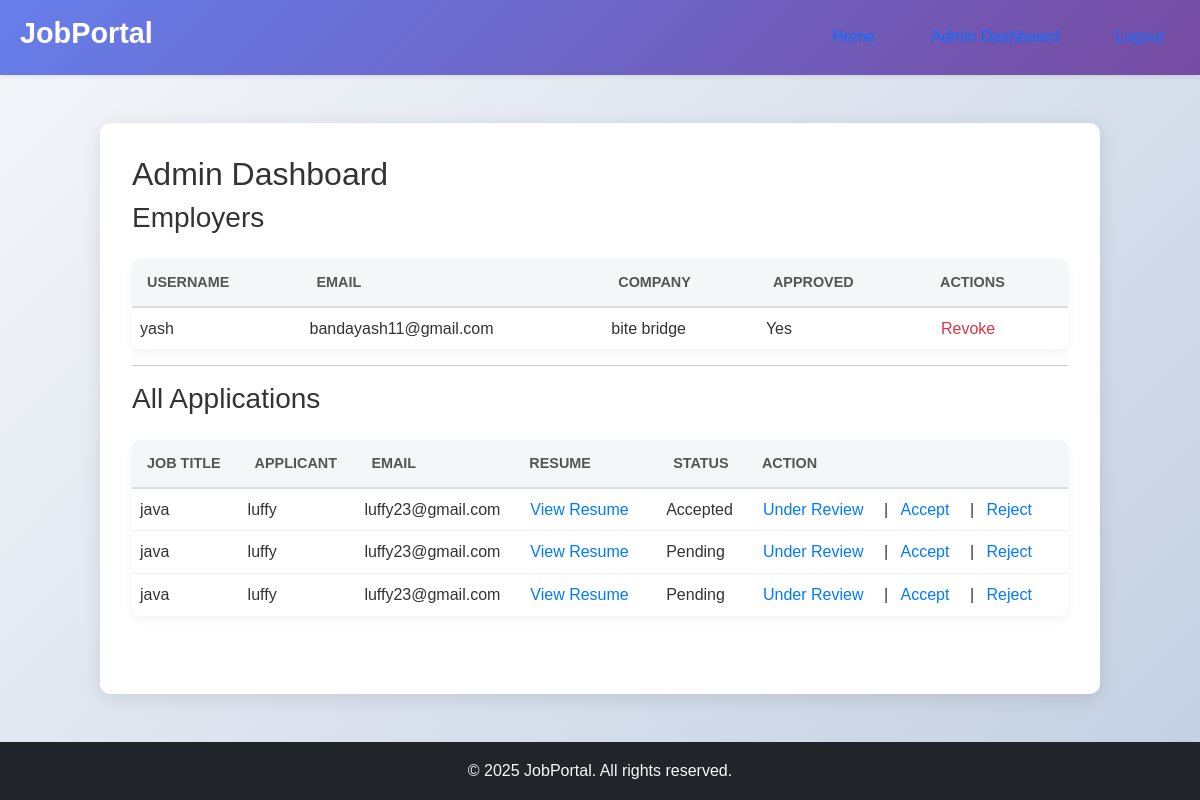
Page /admin (signed in) on the earlier database version.
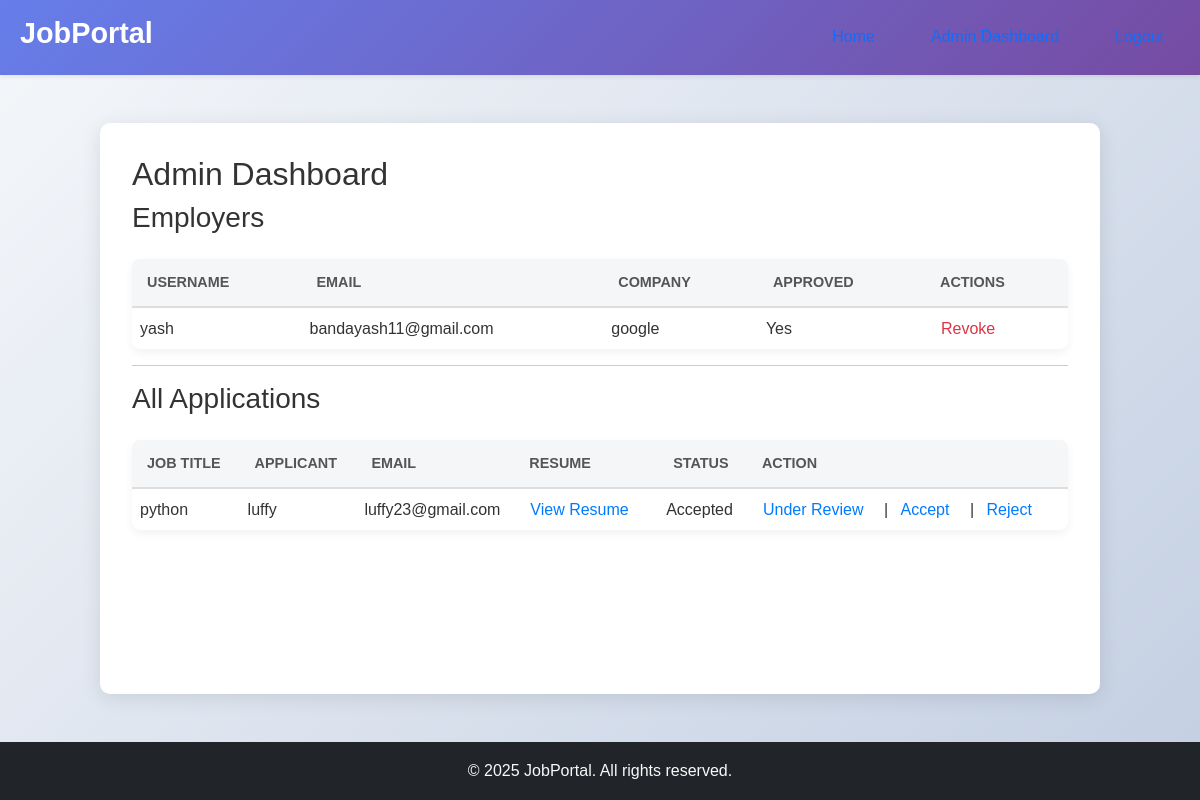
Same page on the later database version.
### app.py (models this page shows)
class User(db.Model, UserMixin):
    id = db.Column(db.Integer, primary_key=True)
    username = db.Column(db.String(100), nullable=False, unique=True)
    email = db.Column(db.String(120), nullable=False, unique=True)
    password = db.Column(db.String(200), nullable=False)
    is_employer = db.Column(db.Boolean, default=False)
    is_admin = db.Column(db.Boolean, default=False)
    is_approved = db.Column(db.Boolean, default=False)
    company = db.Column(db.String(200))  # Added for employers
    date_created = db.Column(db.DateTime, default=datetime.utcnow)

class Application(db.Model):
    id = db.Column(db.Integer, primary_key=True)
    user_id = db.Column(db.Integer, db.ForeignKey('user.id'))
    job_id = db.Column(db.Integer, db.ForeignKey('job.id'))
    resume = db.Column(db.String(200), nullable=False)  # stores file path
    status = db.Column(db.String(20), default='Under Review')
    applied_on = db.Column(db.DateTime, default=datetime.utcnow)  # ← Add this line
    job = db.relationship('Job', back_populates='applications')
    user = db.relationship('User', backref='applications')

class Job(db.Model):
    id = db.Column(db.Integer, primary_key=True)
    title = db.Column(db.String(200), nullable=False)
    description = db.Column(db.Text, nullable=False)
    salary = db.Column(db.String(100))
    location = db.Column(db.String(200))
    category = db.Column(db.String(100))
    company = db.Column(db.String(200))
    posted_by = db.Column(db.Integer, db.ForeignKey('user.id'))
    created_at = db.Column(db.DateTime, default=datetime.utcnow)
    applications = db.relationship('Application', back_populates='job', lazy=True)
    applications = db.relationship('Application', back_populates='job', lazy=True)

### app.py (the view)
@app.route('/admin')
@login_required
def admin_dashboard():
    if not current_user.is_admin:
        return redirect(url_for('index', msg="Unauthorized", type='danger'))
    employers = User.query.filter_by(is_employer=True).all()
    jobs = Job.query.all()
    applications = Application.query.all()
    users = {u.id: u for u in User.query.all()}
    return render_template(
        'admin.html',
        employers=employers,
        jobs=jobs,
        applications=applications,
        users=users
    )

### app.py (called while the page is built)
@app.context_processor
def inject_user():
    return dict(user=current_user)

@login_manager.user_loader
def load_user(user_id):
    return User.query.get(int(user_id))

### templates/admin.html
{% extends "base.html" %}
{% block content %}
<div class="form-container">
    <h2>Admin Dashboard</h2>
    <link rel="stylesheet" href="{{ url_for('static', filename='css/admin.css') }}">
    <h3>Employers</h3>
    <table>
        <thead>
            <tr>
                <th>Username</th>
                <th>Email</th>
                <th>Company</th>
                <th>Approved</th>
                <th>Actions</th>
            </tr>
        </thead>
        <tbody>
            {% for emp in employers %}
            <tr>
                <td>{{ emp.username }}</td>
                <td>{{ emp.email }}</td>
                <td>{{ emp.company or "-" }}</td>
                <td>{{ "Yes" if emp.is_approved else "No" }}</td>
                <td>
                    {% if not emp.is_approved %}
                    <a href="{{ url_for('approve_employer', user_id=emp.id) }}">Approve</a>
                    {% else %}
                    <a href="{{ url_for('revoke_employer', user_id=emp.id) }}">Revoke</a>
                    {% endif %}
                </td>
            </tr>
            {% endfor %}
        </tbody>
    </table>
    <hr>
    <h3>All Applications</h3>
    <table>
        <thead>
            <tr>
                <th>Job Title</th>
                <th>Applicant</th>
                <th>Email</th>
                <th>Resume</th>
                <th>Status</th>
                <th>Action</th>
            </tr>
        </thead>
        <tbody>
            {% for app in applications %}
            <tr>
                <td>{{ app.job.title if app.job else '-' }}</td>
                <td>{{ app.user.username if app.user else '-' }}</td>
                <td>{{ app.user.email if app.user else '-' }}</td>
                <td>
                    {% if app.resume %}
                    <a href="{{ url_for('uploaded_file', filename=app.resume) }}" target="_blank">View Resume</a>
                    {% else %}
                    -
                    {% endif %}
                </td>
                <td>{{ app.status }}</td>
                <td>
                    <a href="{{ url_for('change_application_status', app_id=app.id, new_status='Under Review') }}">Under
                        Review</a> |
                    <a
                        href="{{ url_for('change_application_status', app_id=app.id, new_status='Accepted') }}">Accept</a>
                    |
                    <a
                        href="{{ url_for('change_application_status', app_id=app.id, new_status='Rejected') }}">Reject</a>
                </td>
            </tr>
            {% endfor %}
        </tbody>
    </table>
</div>
{% endblock %}

Differences in the rows shown:
removed Application: job "java", user "luffy", user "luffy23@gmail.com", status "Pending"
removed Application: job "java", user "luffy", user "luffy23@gmail.com", status "Pending"
changed User "yash": company "bite bridge" → "google"
changed Application "Accepted": job "java" → "python"
